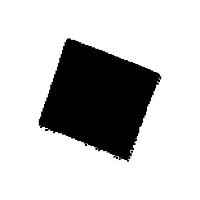
#> input picture Lab1/Dataset/square/1166.png, 200 x 200 px
$ jupyter execute --allow-errors 'Atividade 1.ipynb'
#> lines starting #> are read from the running program, lines starting #| are printed output that depends on the picture; after the words box and inside, x2 and y2 are one past the last pixel; in counts of white or black regions, pixels touching at a corner belong together
[cell 1]
import cv2
import pandas as pd
import numpy as np
import os
import glob
from pathlib import Path
from scipy.stats import pearsonr
from sklearn.metrics import mean_squared_error

## Functions

[cell 2]
def analyze_samples(url):
    images_in_folder = [file for file in glob.glob(os.path.join(url, "*.png"))]
    random_images = np.random.choice(images_in_folder, 4, replace=False)
    reference_image = random_images[0]
    test_images = random_images[1:4]

    corr_array = []
    mse_array = []

    for image in test_images:
        base_image = cv2.imread(reference_image)
        compare_image = cv2.imread(image)

        flatten_base = base_image.flatten()
        flatten_compare = compare_image.flatten()


        corr_array.append(pearsonr(flatten_base, flatten_compare))
        mse_array.append(mean_squared_error(flatten_base, flatten_compare))
    return corr_array, mse_array

[cell 3]
def extrair_caracteristicas(img_path, grid_size=(3, 3), limiar=127):
#> called with img_path = 'Lab1/Dataset/square/1166.png', grid_size = (3, 3), limiar = 127
    img = cv2.imread(img_path, cv2.IMREAD_GRAYSCALE)
#> img is the input picture: shape (200, 200); min 0, max 255, mean 196.4
    img = cv2.resize(img, (300, 300))
#> img: shape (300, 300)

    _, binary = cv2.threshold(img, limiar, 255, cv2.THRESH_BINARY)
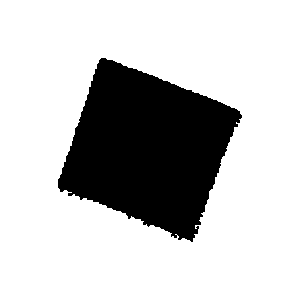
#> binary: shape (300, 300); 77% white; 1 black region, box (x1, y1, x2, y2) and area: (58, 58, 242, 242) 20675

    h, w = binary.shape
#> h = 300; w = 300
    gh, gw = grid_size
    h_step, w_step = h // gh, w // gw
#> h_step = 100; w_step = 100

    features = []

    for i in range(gh):
        for j in range(gw):
            sub_img = binary[i*h_step:(i+1)*h_step, j*w_step:(j+1)*w_step]

            white = np.sum(sub_img == 255)
            black = np.sum(sub_img == 0)

            # adiciona como par (white, black) para cada região
            features.extend([white, black])
#> after the loop, features = [9699, 301, 7515, 2485, 9958, 42, 7122, 2878, 0, 10000, 7517, 2483, 9984, 16, 7614, 2386, 9916, 84]
#> `template_feat = extrair_caracteristicas(template_path)`: template_feat has the same summary as features in extrair_caracteristicas

    return features

[cell 4]
def calcular_mse(img1, img2):
    return mean_squared_error(img1, img2)

[cell 5]
def calcular_pearson(img1, img2):
    return pearsonr(img1.flatten(), img2.flatten())[0]

[cell 6]
def calcular_metricas(features1, features2):
    corr = pearsonr(features1, features2)[0]
    mse = mean_squared_error(features1, features2)
    return corr, mse

[cell 7]
def calcular_pearson2(img1, img2):
    return pearsonr(img1, img2)

[cell 8]
def carregar_imagem(path, size=(200, 200)):
    img = cv2.imread(path, cv2.IMREAD_GRAYSCALE)  # usa grayscale p/ simplificar
    img = cv2.resize(img, size)
    return img

## Etapa A

[cell 9]
folders_path = "./Dataset//"
folders_path = Path(folders_path).resolve()
folders = [p for p in folders_path.iterdir() if p.is_dir()]  # somente pastas diretas

df_metricas = pd.DataFrame(columns=["Template_Classe", "Comparada_Classe", "Pearson", "MSE"])

IMG_SIZE = (200, 200)

# -----------------------------
# Escolher template e comparar
# -----------------------------
for template_class in folders:
    # imagens da classe template
    images_template_class = glob.glob(str(template_class / "*.jpg")) + glob.glob(str(template_class / "*.png"))
    if len(images_template_class) < 4:
        continue  # precisa de pelo menos 4 imagens na classe

    # sorteia o template
    template_path = random.choice(images_template_class)
    template_img = carregar_imagem(template_path, IMG_SIZE)

    # seleciona 3 imagens diferentes da mesma classe
    same_class_imgs = random.sample([img for img in images_template_class if img != template_path], 3)

    # --- Comparações intra-classe ---
    for img_path in same_class_imgs:
        img = carregar_imagem(img_path, IMG_SIZE)
        pearson = calcular_pearson(template_img, img)
        mse = calcular_mse(template_img, img)

        df_metricas.loc[len(df_metricas)] = [template_class.stem, template_class.stem, pearson, mse]

    # --- Comparações inter-classe ---
    other_classes = [c for c in folders if c != template_class]

    for other_class in other_classes:
        images_other_class = glob.glob(str(other_class / "*.jpg")) + glob.glob(str(other_class / "*.png"))
        if len(images_other_class) < 3:
            continue

        # sorteia 3 imagens da outra classe
        other_imgs = random.sample(images_other_class, 3)

        for img_path in other_imgs:
            img = carregar_imagem(img_path, IMG_SIZE)
            pearson = calcular_pearson(template_img, img)
            mse = calcular_mse(template_img, img)

            df_metricas.loc[len(df_metricas)] = [template_class.stem, other_class.stem, pearson, mse]

# -----------------------------
# Resultado
# -----------------------------
print(df_metricas)

[cell 10]
df = df_metricas.groupby(["Template_Classe","Comparada_Classe"]).agg({
    "Pearson": "mean",
    "MSE": "mean"
}
)

[cell 11]
df

## B Template Matching

[cell 12]
folders_path = "./Dataset_Folhas/"
folders_path = Path(folders_path).resolve()
#> (the rest of this cell did not finish here and is left out)

[cell 13]
df = df_metricas.groupby(["Template_Classe","Comparada_Classe"]).agg({
    "Pearson": "mean",
    "MSE": "mean"
}
)

[cell 14]
df

## C Feature Matching

[cell 15]
dataset_paths = ["Dataset/", "./Dataset_Folhas/"]

#> (a cell that did not finish here is left out)
